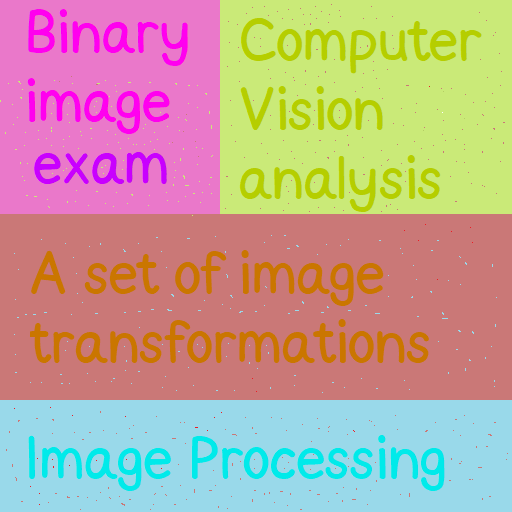
#> input picture color/images/make_binary.png, 512 x 512 px
$ jupyter execute conv_hsv_cv2_threshold.ipynb
#> lines starting #> are read from the running program, lines starting #| are printed output that depends on the picture; after the words box and inside, x2 and y2 are one past the last pixel; in counts of white or black regions, pixels touching at a corner belong together
#> further down, bgr is the input picture: shape (512, 512, 3); mean B, G, R 151.9, 164.8, 193
[cell 1]
import cv2
import numpy as np
import matplotlib.pyplot as plt

[cell 2]
def ShowImage(img, gray):
    plt.axis("off")
    if gray:
        plt.imshow(img, cmap='gray')
    else:
        plt.imshow(img)
    plt.show()

[cell 3]
def bgr2rgb(im):
    b = im[:,:,0]
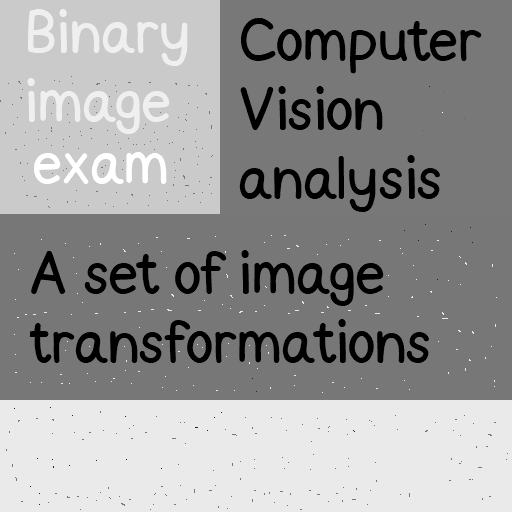
#> b: shape (512, 512); min 0, max 255, mean 151.9
    g = im[:,:,1]
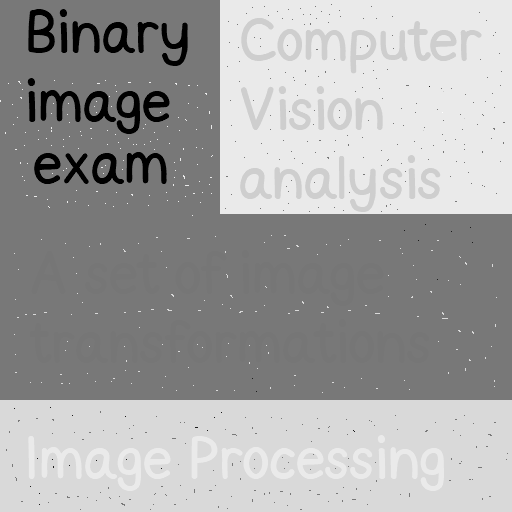
#> g: shape (512, 512); min 0, max 255, mean 164.8
    r = im[:,:,2]
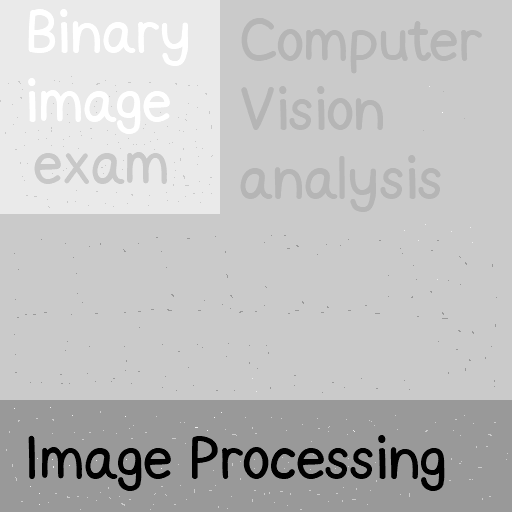
#> r: shape (512, 512); min 0, max 255, mean 193
    return cv2.merge((r, g, b))
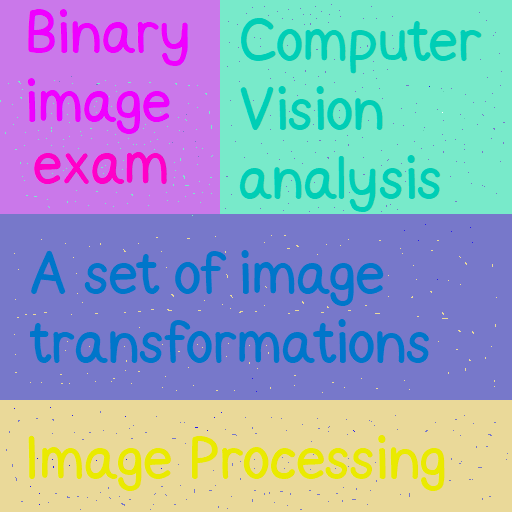
#> returned value: shape (512, 512, 3); mean of channels 0, 1, 2 193, 164.8, 151.9; drawn as B, G, R

[cell 4]
bgr = cv2.imread('./images/make_binary.png')

[cell 5]
rgb = bgr2rgb(bgr)

[cell 6]
rgb = cv2.cvtColor(bgr, cv2.COLOR_BGR2RGB)

[cell 7]
ShowImage(rgb, False)

[cell 8]
hsv = cv2.cvtColor(rgb,cv2.COLOR_RGB2HSV)
#> hsv: shape (512, 512, 3); mean H, S, V 58.6, 126.2, 222
h = hsv[:,:,0]
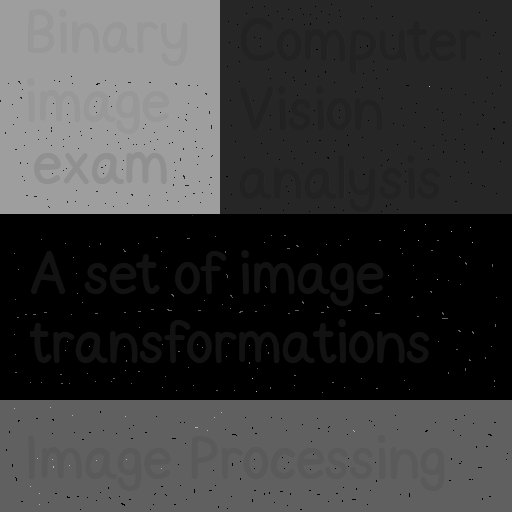
#> h: shape (512, 512); min 0, max 179, mean 58.6
s = hsv[:,:,1]
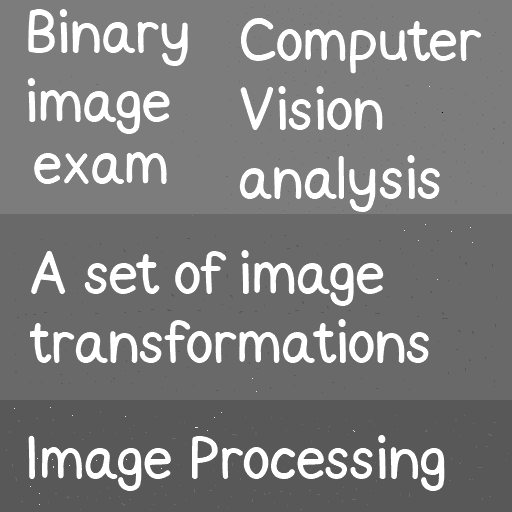
#> s: shape (512, 512); min 0, max 255, mean 126.2
v = hsv[:,:,2]
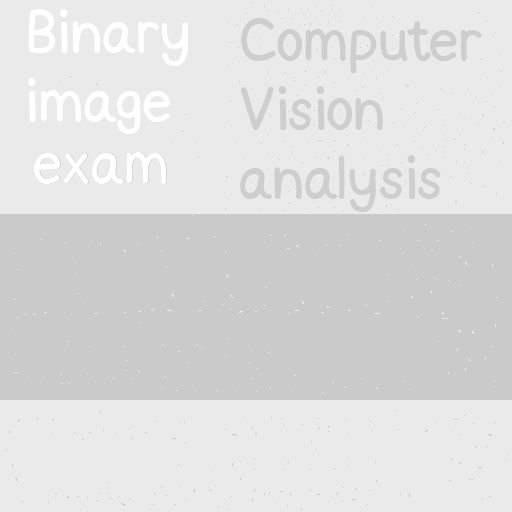
#> v: shape (512, 512); min 202, max 255, mean 222

[cell 9]
ShowImage(s, True)

[cell 10]
(T, img_bin) = cv2.threshold(s, 128, 255, cv2.THRESH_BINARY)
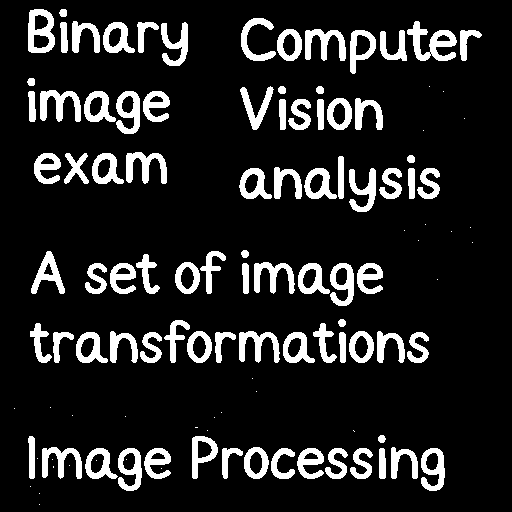
#> img_bin: shape (512, 512); 13.2% white; 117 white regions (32 under 20 px), largest, box (x1, y1, x2, y2) and area: (407, 21, 457, 61) 898, (28, 9, 55, 53) 733, (40, 90, 81, 122) 691

[cell 11]
ShowImage(img_bin, True)

[cell 12]
ShowImage(255-img_bin, True)
#> call 4 of ShowImage, with gray = True
#> in ShowImage (call 4), `plt.show()`:
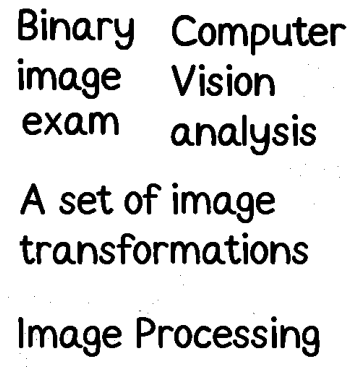
#> figure drawn by matplotlib, 1 panel
bin = 255-img_bin

[cell 13]
cv2.imwrite('./outs/binary_output.png', bin.astype(np.uint8))
#> Out = True
